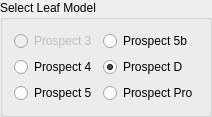
      <widget class="QGroupBox" name="groupBox">
       <property name="minimumSize">
        <size>
         <width>0</width>
         <height>0</height>
        </size>
       </property>
       <property name="maximumSize">
        <size>
         <width>16777215</width>
         <height>16777215</height>
        </size>
       </property>
       <property name="baseSize">
        <size>
         <width>0</width>
         <height>0</height>
        </size>
       </property>
       <property name="whatsThis">
        <string>&lt;html&gt;&lt;head/&gt;&lt;body&gt;&lt;p&gt;Select an Optical Leaf Properties Model&lt;/p&gt;&lt;/body&gt;&lt;/html&gt;</string>
       </property>
       <property name="title">
        <string>Select Leaf Model</string>
       </property>
       <property name="checkable">
        <bool>false</bool>
       </property>
       <layout class="QGridLayout" name="gridLayout_6">
        <item row="1" column="2">
         <widget class="QRadioButton" name="B_ProspectD">
          <property name="text">
           <string>Prospect D</string>
          </property>
          <property name="checked">
           <bool>true</bool>
          </property>
         </widget>
        </item>
        <item row="0" column="1">
         <widget class="QRadioButton" name="B_Prospect3">
          <property name="enabled">
           <bool>false</bool>
          </property>
          <property name="text">
           <string>Prospect 3</string>
          </property>
         </widget>
        </item>
        <item row="0" column="2">
         <widget class="QRadioButton" name="B_Prospect5b">
          <property name="text">
           <string>Prospect 5b</string>
          </property>
         </widget>
        </item>
        <item row="2" column="1">
         <widget class="QRadioButton" name="B_Prospect5">
          <property name="text">
           <string>Prospect 5</string>
          </property>
         </widget>
        </item>
        <item row="1" column="1">
         <widget class="QRadioButton" name="B_Prospect4">
          <property name="text">
           <string>Prospect 4</string>
          </property>
         </widget>
        </item>
        <item row="2" column="2">
         <widget class="QRadioButton" name="B_ProspectPro">
          <property name="text">
           <string>Prospect Pro</string>
          </property>
          <property name="checked">
           <bool>false</bool>
          </property>
         </widget>
        </item>
       </layout>
      </widget>
